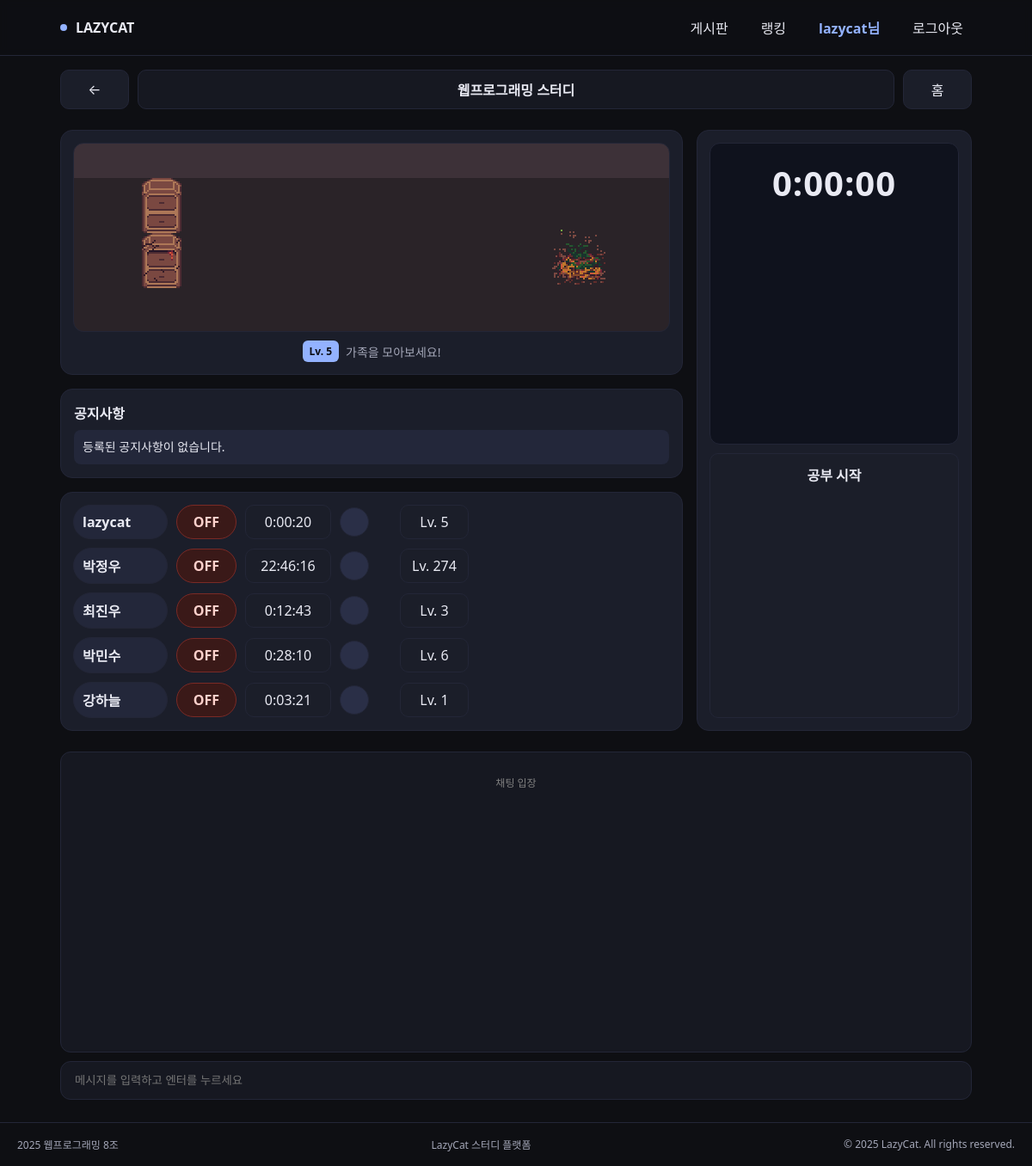
The app's page /study/WEB01/ (signed in) with its own data.
### webapp/models.py (models this page shows, shortened)
class StudyGroup(models.Model):
    name = models.CharField(max_length=100)  # 스터디 이름
    subject = models.CharField(max_length=50) # 과목명 (예: 웹프로그래밍)
    group_code = models.CharField(max_length=20, unique=True) # 그룹 코드 (URL에 사용: /study/A1B2C/)
    description = models.TextField(blank=True) # 소개글
    created_at = models.DateTimeField(auto_now_add=True) # 생성일
    creator = models.ForeignKey(User, on_delete=models.CASCADE, related_name='created_groups', null=True)
    notice = models.TextField(blank=True, default="등록된 공지사항이 없습니다.")
    members = models.ManyToManyField(
        User,
        through='StudyGroupMember', # 중간 모델 지정
        related_name='study_groups',
        blank=True
    )
    report_count = models.PositiveIntegerField(default=0)

class UserProfile(models.Model):
    user = models.OneToOneField(User, on_delete=models.CASCADE, related_name='profile')
    nickname = models.CharField(max_length=20, blank=True)
    level = models.IntegerField(default=1)  # Lv. 1
    avatar_index = models.PositiveSmallIntegerField(default=1) #프로필 사진
    total_study_time = models.DurationField(null=True, blank=True) # 총 공부 시간

class StudyGroupMember(models.Model):
    user = models.ForeignKey(User, on_delete=models.CASCADE)
    study_group = models.ForeignKey(StudyGroup, on_delete=models.CASCADE)
    group_study_time = models.DurationField(default=timedelta(seconds=0))
    class Meta:
        unique_together = ('user', 'study_group')

### webapp/views.py (the view)
# urls.py: path('study/<str:group_code>/', views.study_timer, name='timer'),
@login_required
def study_timer(request: HttpRequest, group_code: str) -> HttpResponse:
    study = get_object_or_404(StudyGroup, group_code=group_code)
    is_creator = (request.user == study.creator)
    initial_time = 0
    is_member = False # 기본값: 멤버 아님
    member_data = StudyGroupMember.objects.filter(study_group=study).select_related('user', 'user__profile')
    if request.user.is_authenticated:
        try:
            member_profile = StudyGroupMember.objects.get(user=request.user, study_group=study)
            duration_obj = member_profile.group_study_time
            if duration_obj and hasattr(duration_obj, 'total_seconds'):
                initial_time = int(duration_obj.total_seconds())
            else:
                initial_time = 0
            is_member = True
        except StudyGroupMember.DoesNotExist:
            is_member = False
    context = {
        'study': study,
        'group_code': group_code,
        'is_member': is_member,      # True/False에 따라 타이머/가입 버튼 표시
        'initial_time': str(initial_time),
        'groups': member_data,
        'is_creator': is_creator,
    }
    return render(request, 'timer.html', context)

### templates/timer.html (shortened to what this page needs)
{% extends 'base.html' %}
{% load static %}
{% block top_area %}
<div class="topbar" style="max-width:1100px;margin:16px auto 0;padding:0 20px">
    <a href="{% url 'board' %}" class="btn" aria-label="뒤로" onclick="if (history.length > 1) { history.back(); return false; }">←</a>
    <div class="room" aria-label="스터디룸 이름">{{ study.name }}</div>
    <a href="{% url 'board' %}" class="btn" aria-label="홈">홈</a>
</div>
{% endblock %}
{% block content %}
<section class="left">
    <div class="panel char">
        <div class="cat-room" id="cat-room">
            <div class="prop prop-shelf" style="left: 10%; top: 40px;"></div>
            <div class="prop prop-plant" style="right: 15%; top: 100px;"></div>
        </div>
        <div class="cat-status" style="margin-top: 10px;">
            <span class="cat-badge">Lv. {{ request.user.profile.level }}</span>
            <span id="cat-message">가족을 모아보세요!</span>
        </div>
    </div>
    <div class="panel notice-board" style="padding: 15px;">
        <div style="display:flex; justify-content:space-between; align-items:center; margin-bottom:8px;">
            <h3 style="margin:0; font-size:16px; font-weight:800; color:var(--ink);">공지사항</h3>
        </div>
        <div id="notice-content" style="background:#23273a; padding:10px; border-radius:8px; font-size:14px; line-height:1.4; color:var(--ink); white-space: pre-wrap; min-height: 40px;">{{ study.notice }}</div>
    </div>
    <div class="panel members" aria-label="그룹원 현황">
        {% for member_link in groups %}
        <div class="row" data-user-id="{{ member_link.user.id }}">
            <div class="pill" style="display:flex; align-items:center; gap:4px;">
                {{ member_link.user.profile.nickname|default:member_link.user.username }}
            </div>
            <div class="pill state off">OFF</div>
            <div class="timebox">{{ member_link.group_study_time|default:"0:00:00" }}</div>
            <div class="avatar"></div>
            <div class="lvl">Lv. {{ member_link.user.profile.level }}</div>
        </div>
        {% endfor %}
    </div>
</section>
<aside class="panel timer" aria-label="타이머">
    <div class="face">0:00:00</div>
    <div class="cta">
        {% if is_member %}
            <span style="cursor:pointer">공부 시작</span>
        {% else %}
            <form action="{% url 'join_study' study.group_code %}" method="post">
                {% csrf_token %}
                <button type="submit" style="background:none; border:none; color:#93b2ff; font-weight:800; font-size:inherit; cursor:pointer;">스터디 가입하기</button>
            </form>
        {% endif %}
    </div>
</aside>
{% endblock %}
{% block chat_input %}
<div class="chat-wrapper">
    <div class="chat-box" id="chat-box">
        <div style="text-align:center; color:gray; font-size:12px; margin-top:10px;">
            채팅 입장
        </div>
    </div>
    <div class="chat-input-row">
        <input type="text" id="chat-input" class="chat-input"
                 placeholder="메시지를 입력하고 엔터를 누르세요" autocomplete="off" />
    </div>
</div>
{% endblock %}

### templates/gnb.html
<nav class="gnb" aria-label="Global Navigation">
  <div class="inner">
    <div class="brand"><span class="dot"></span>LAZYCAT</div>
    <div class="nav" role="menubar">
      <a role="menuitem" href="{% url 'board' %}">게시판</a>
      <a role="menuitem" href="{% url 'ranking' %}">랭킹</a>
      {% if user.is_authenticated %}
          <a role="menuitem" href="{% url 'profile' %}" style="color: #93b2ff; font-weight: bold;">
              {{ user.username }}님
          </a>
          <a role="menuitem" href="{% url 'logout' %}">로그아웃</a>
      {% else %}
          <a role="menuitem" href="{% url 'login' %}">로그인</a>
          <a role="menuitem" href="{% url 'register' %}">회원가입</a>
      {% endif %}
    </div>
  </div>
</nav>

### static/style.css (style rules this page uses)
:root { --bg: #0e0f13; --panel: #161821; --ink: #e9eaf3; --muted: #a4a7b8; --line: #232637; --accent: #93b2ff; --card: #1b1e2a; --ok: #79e08f; }
* { box-sizing: border-box }
html, body { height: 100%; margin: 0; background: var(--bg); color: var(--ink); font-family: system-ui, -apple-system, Segoe UI, Roboto, "Noto Sans KR", sans-serif; }
a { color: inherit; text-decoration: none }
.gnb { position: sticky; top: 0; z-index: 10; backdrop-filter: saturate(120%) blur(4px); background: rgba(14, 15, 19, .9); border-bottom: 1px solid var(--line); }
.gnb .inner { max-width: 1100px; margin: 0 auto; padding: 14px 20px; display: flex; align-items: center; justify-content: space-between }
.brand { display: flex; align-items: center; gap: 10px; font-weight: 800 }
.brand .dot { width: 8px; height: 8px; border-radius: 999px; background: var(--accent) }
.nav { display: flex; gap: 18px }
.nav a { padding: 6px 10px; border-radius: 10px }

### records on screen
StudyGroup: name "웹프로그래밍 스터디", notice "등록된 공지사항이 없습니다."
StudyGroupMember: user.profile.nickname "lazycat", group_study_time "0:00:20", user.profile.level "5"
StudyGroupMember: user.profile.nickname "박정우", group_study_time "22:46:16", user.profile.level "274"
StudyGroupMember: user.profile.nickname "최진우", group_study_time "0:12:43", user.profile.level "3"
StudyGroupMember: user.profile.nickname "박민수", group_study_time "0:28:10", user.profile.level "6"
StudyGroupMember: user.profile.nickname "강하늘", group_study_time "0:03:21", user.profile.level "1"

### other values on screen
{{ user.username }} "lazycat"
{{ request.user.profile.level }} "5"
